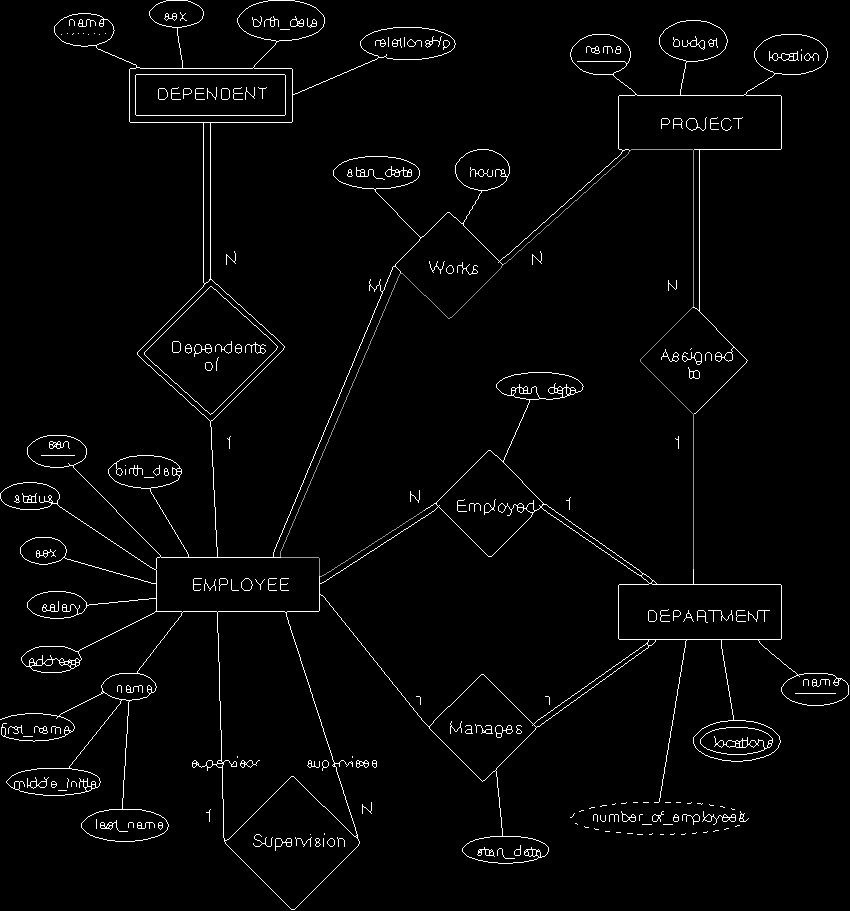
#> input picture src/before_path_11_16_5.png, 850 x 911 px
$ python -i removeLines.py   (imports and definitions only)
#> lines starting #> are read from the running program, lines starting #| are printed output that depends on the picture; after the words box and inside, x2 and y2 are one past the last pixel; in counts of white or black regions, pixels touching at a corner belong together
#> further down, picture is the input picture: shape (911, 850); min 0, max 255, mean 6
import numpy as np
import cv2
from math import sqrt
from scipy import stats

#remove lines function
def FloodFromCorners(im_th,debug=False):
    hImg, wImg = im_th.shape[:2]
    mask = np.zeros((hImg+2, wImg+2), np.uint8)
    im_floodfill = 255 - im_th
    ##################Flood fill corners#####
    cv2.floodFill(im_floodfill, mask, (3,3), 255)
    cv2.floodFill(im_floodfill, mask, (wImg-3,3), 255)
    cv2.floodFill(im_floodfill, mask, (3,hImg-3), 255)
    cv2.floodFill(im_floodfill, mask, (wImg-3,hImg-3), 255)
    # Invert floodfilled image
    im_floodfill_inv = cv2.bitwise_not(im_floodfill)
    if(debug):
        cv2.imwrite("Inverted_Floodfilled_Image.png", im_floodfill_inv)
        #cv2.imwrite("Floodfilled_Image.png", im_floodfill)
    return im_floodfill_inv

# [72 lines left out: functions removeOutliers, getClosedShapes, not called in this run]


#handling opened contours

# find center of gravity from the moments:
def scale_contours(contours, scale):
    """Shrinks or grows an array of contours by the given factor (float).
    Returns the resized array of contours"""
    if not len(contours):
        return []

    for idx,contour in enumerate(contours):
        moments = cv2.moments(contour)
        moments["m00"] = max(1,moments["m00"])
        midX = int(round(moments["m10"] / moments["m00"]))
        midY = int(round(moments["m01"] / moments["m00"]))
        mid = np.array([midX, midY])
        contours[idx] = contour - mid
        contours[idx] = (contours[idx] * scale).astype(np.int32)
        contours[idx] = contours[idx] + mid
    return contours

# [12 lines left out: function isOverlapped, not called in this run]

def isOverlapped_middle(c,imgContours):
    cXmin,cYmin,cXmax,cYmax = cv2.boundingRect(c)
    cXmax += cXmin
    cYmax += cYmin
    cXmid = (cXmin+cXmax)/2
    cYmid = (cYmin+cYmax)/2
    for imgContour in imgContours:
        Xmin,Ymin,Xmax,Ymax = cv2.boundingRect(imgContour)
        Xmax += Xmin
        Ymax += Ymin
        Xmid = (Xmin+Xmax)/2
        Ymid = (Ymin+Ymax)/2
        #overlapped and in middle of a contour
        if(cXmin > Xmin and cXmax < Xmax and cYmin >= Ymin and cYmax <= Ymax
            and abs(Xmid-cXmid) <= abs(Xmax-Xmin)/8
            #and ((Xmax-cXmid) >= 10 or (cXmid-Xmin) >= 10)
            and abs(Ymid-cYmid) <= 10
            ):
            ##print("hi",abs(cXmid-Xmax), abs(cXmid-Xmin) )
            return True
    return False


def getOpenedContours(img,closed_contours=[],debug = False):
    #remove closed contours from image by drawing on it with white colour
#> called with debug = False
    closed_contours = scale_contours(closed_contours[:],1.2)
    cv2.drawContours(img,closed_contours,-1, 255,-1 )


    #remove word by removing contours inside the middle of other contours
    contours, _ = cv2.findContours(255 - img, cv2.RETR_EXTERNAL, cv2.CHAIN_APPROX_SIMPLE)
#> contours = 1 contour; box (x1, y1, x2, y2) and area: (0, 0, 850, 911) 772532

    img_all = np.ones(img.shape, np.uint8) * 255
    cv2.drawContours(img_all,contours,-1, 0,1 )
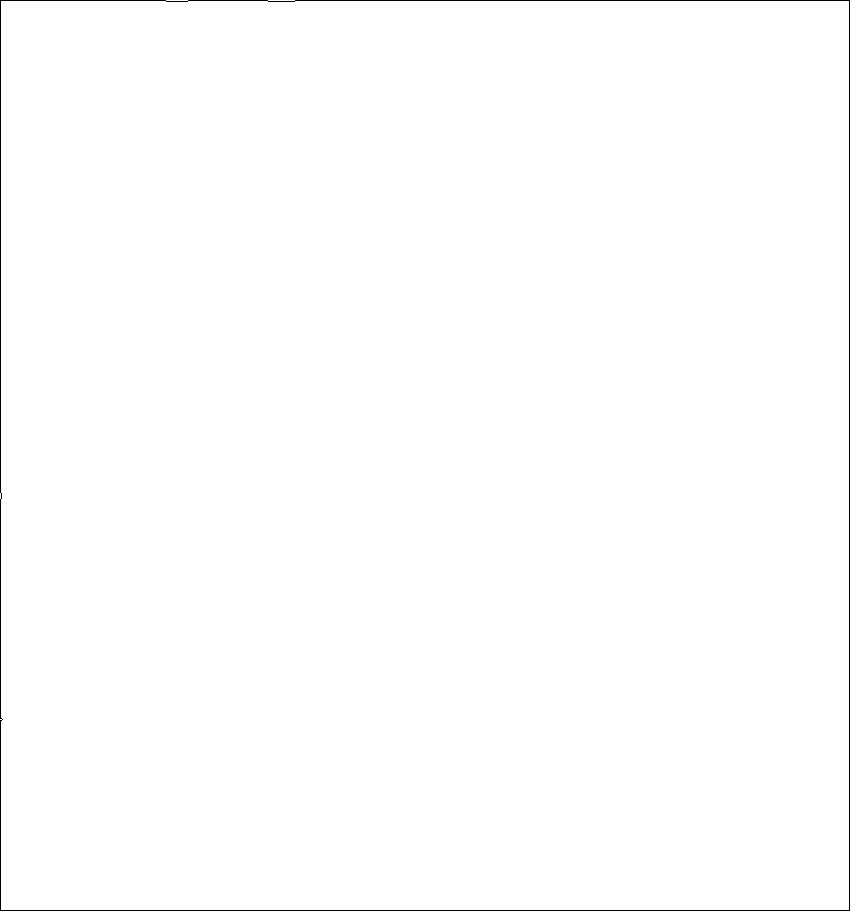
#> img_all: shape (911, 850); 99.5% white; black in thin lines or dots

    img_parent = np.ones(img.shape, np.uint8) * 255
    parentContours =[ cnt for cnt in contours if not isOverlapped_middle(cnt,contours)]
#> the loop in isOverlapped_middle, `for imgContour in imgContours:` made 1 pass
#> (Xmin, Ymin, Xmax, Ymax, Xmid, Ymid) on pass 1: (0, 0, 850, 911, 425, 455.5)
#> parentContours has the same summary as contours
    cv2.drawContours(img_parent,parentContours,-1, 0, -1 )
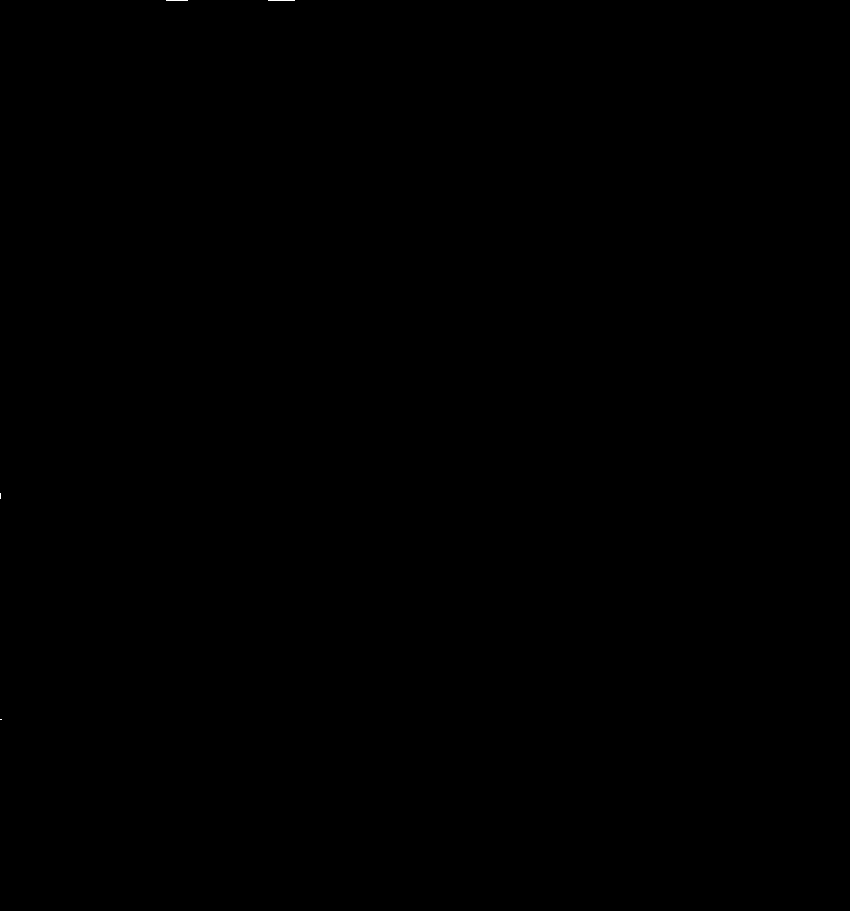
#> img_parent: shape (911, 850); 0.01% white in thin lines or dots, all inside (x1, y1, x2, y2) = (0, 0, 295, 720)


    img_parent = 255 - img_parent
    kernel = cv2.getStructuringElement(cv2.MORPH_RECT,(1,4))
    dilated = cv2.dilate(img_parent,kernel,iterations=2)
#> dilated: shape (911, 850); every value is 255
    kernel = cv2.getStructuringElement(cv2.MORPH_RECT,(4,1))
    dilated = cv2.dilate(dilated,kernel,iterations=2)


    #get child contours and draw hull
    img_inner_contour = np.ones(img.shape, np.uint8) * 255
    contours,heirarchy = cv2.findContours(dilated, cv2.RETR_TREE, cv2.CHAIN_APPROX_SIMPLE)
#> contours = [[[0, 0], [0, 910], [849, 910], [849, 0]]]

    #cv2.drawContours(img_inner_contour,contours,-1, 0, 1 )
    #contours = [cnt for cnt in contours if isOverlapped(cnt,contours) ]
    #contours = [cnt for cnt in contours if not isOverlapped_middle(cnt,contours) ]
    contours = [cnt for cnt,h in zip(contours,heirarchy[0]) if h[3] != -1]
#> contours = []

    cv2.drawContours(img_inner_contour,contours,-1, 0, 1 )


    eroded = cv2.erode(img_inner_contour,kernel,iterations=1)
    flooded = FloodFromCorners(eroded)
#> in FloodFromCorners, `im_floodfill = 255 - im_th`: im_floodfill: shape (911, 850); every value is 0
    flooded = cv2.dilate(flooded,kernel,iterations=3)
    contours,_ = cv2.findContours(flooded, cv2.RETR_EXTERNAL, cv2.CHAIN_APPROX_SIMPLE)
    opened_contours = np.ones(img.shape, np.uint8) * 255
    contours = scale_contours(contours,1.1)

    cv2.drawContours(opened_contours,contours,-1, 0, 1 )
    if(debug):
        cv2.imwrite("openedContoursDebug/1contoured_img.png",img_all)
        cv2.imwrite("openedContoursDebug/2img_parent.png",img_parent)
        cv2.imwrite("openedContoursDebug/3dilated.png",dilated)
        cv2.imwrite("openedContoursDebug/4img_inner_contour.png",img_inner_contour)
        cv2.imwrite("openedContoursDebug/5eroded.png",eroded)
        cv2.imwrite("openedContoursDebug/6filled.png",flooded)
        cv2.imwrite("openedContoursDebug/7opened_contours.png",opened_contours)
    return opened_contours,contours

# [25 lines left out: function getDerived, not called in this run]

>>> import cv2
>>> picture = cv2.imread('before_path_11_16_5.png', cv2.IMREAD_GRAYSCALE)
>>> result = getOpenedContours(picture)
